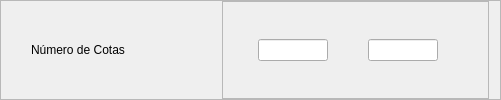
              <widget class="QFrame" name="fFiis_Cotas">
               <property name="frameShape">
                <enum>QFrame::StyledPanel</enum>
               </property>
               <property name="frameShadow">
                <enum>QFrame::Raised</enum>
               </property>
               <layout class="QHBoxLayout" name="horizontalLayout_96">
                <property name="leftMargin">
                 <number>30</number>
                </property>
                <property name="topMargin">
                 <number>0</number>
                </property>
                <property name="bottomMargin">
                 <number>0</number>
                </property>
                <item>
                 <widget class="QLabel" name="label_60">
                  <property name="minimumSize">
                   <size>
                    <width>185</width>
                    <height>0</height>
                   </size>
                  </property>
                  <property name="maximumSize">
                   <size>
                    <width>185</width>
                    <height>150</height>
                   </size>
                  </property>
                  <property name="styleSheet">
                   <string notr="true">font: 14pt &quot;Segoe UI&quot;;</string>
                  </property>
                  <property name="text">
                   <string>Número de Cotas</string>
                  </property>
                  <property name="alignment">
                   <set>Qt::AlignLeading|Qt::AlignLeft|Qt::AlignVCenter</set>
                  </property>
                 </widget>
                </item>
                <item>
                 <widget class="QFrame" name="frame_78">
                  <property name="frameShape">
                   <enum>QFrame::StyledPanel</enum>
                  </property>
                  <property name="frameShadow">
                   <enum>QFrame::Raised</enum>
                  </property>
                  <layout class="QHBoxLayout" name="horizontalLayout_97">
                   <property name="spacing">
                    <number>0</number>
                   </property>
                   <property name="leftMargin">
                    <number>35</number>
                   </property>
                   <property name="topMargin">
                    <number>0</number>
                   </property>
                   <property name="rightMargin">
                    <number>50</number>
                   </property>
                   <property name="bottomMargin">
                    <number>0</number>
                   </property>
                   <item>
                    <widget class="QLineEdit" name="min_Fiis_Cotas">
                     <property name="maximumSize">
                      <size>
                       <width>70</width>
                       <height>16777215</height>
                      </size>
                     </property>
                     <property name="focusPolicy">
                      <enum>Qt::StrongFocus</enum>
                     </property>
                     <property name="alignment">
                      <set>Qt::AlignCenter</set>
                     </property>
                    </widget>
                   </item>
                   <item>
                    <spacer name="horizontalSpacer_46">
                     <property name="orientation">
                      <enum>Qt::Horizontal</enum>
                     </property>
                     <property name="sizeType">
                      <enum>QSizePolicy::Expanding</enum>
                     </property>
                     <property name="sizeHint" stdset="0">
                      <size>
                       <width>40</width>
                       <height>20</height>
                      </size>
                     </property>
                    </spacer>
                   </item>
                   <item>
                    <widget class="QLineEdit" name="max_Fiis_Cotas">
                     <property name="maximumSize">
                      <size>
                       <width>70</width>
                       <height>16777215</height>
                      </size>
                     </property>
                     <property name="focusPolicy">
                      <enum>Qt::StrongFocus</enum>
                     </property>
                     <property name="alignment">
                      <set>Qt::AlignCenter</set>
                     </property>
                    </widget>
                   </item>
                  </layout>
                 </widget>
                </item>
               </layout>
              </widget>
